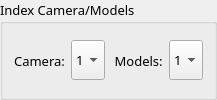
     <widget class="QGroupBox" name="groupBox_n_camere">
      <property name="font">
       <font>
        <family>Microsoft YaHei</family>
        <pointsize>10</pointsize>
       </font>
      </property>
      <property name="title">
       <string>Index Camera/Models</string>
      </property>
      <layout class="QHBoxLayout" name="horizontalLayout_2">
       <item>
        <widget class="QLabel" name="label_2">
         <property name="font">
          <font>
           <family>Microsoft YaHei</family>
           <pointsize>10</pointsize>
          </font>
         </property>
         <property name="text">
          <string>Camera:</string>
         </property>
         <property name="alignment">
          <set>Qt::AlignCenter</set>
         </property>
        </widget>
       </item>
       <item>
        <widget class="QComboBox" name="comboBox_camera">
         <property name="maximumSize">
          <size>
           <width>200</width>
           <height>40</height>
          </size>
         </property>
         <property name="font">
          <font>
           <family>Microsoft YaHei</family>
           <pointsize>10</pointsize>
          </font>
         </property>
         <item>
          <property name="text">
           <string>1</string>
          </property>
         </item>
        </widget>
       </item>
       <item>
        <widget class="QLabel" name="label_3">
         <property name="font">
          <font>
           <family>Microsoft YaHei</family>
           <pointsize>10</pointsize>
          </font>
         </property>
         <property name="text">
          <string> Models:</string>
         </property>
         <property name="alignment">
          <set>Qt::AlignCenter</set>
         </property>
        </widget>
       </item>
       <item>
        <widget class="QComboBox" name="comboBox_n_model">
         <property name="maximumSize">
          <size>
           <width>200</width>
           <height>40</height>
          </size>
         </property>
         <property name="font">
          <font>
           <family>Microsoft YaHei</family>
           <pointsize>10</pointsize>
          </font>
         </property>
         <item>
          <property name="text">
           <string>1</string>
          </property>
         </item>
        </widget>
       </item>
      </layout>
     </widget>
